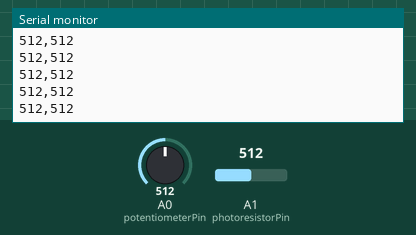
Bench run of a sketch on a simulated Arduino Uno, built with avr-gcc and run on an emulated ATmega328P. Parts: the last lines printed to the serial monitor. The inputs (shaded band) are chosen by the test bench; at power-on: A0 (potentiometerPin) = 512, A1 (photoresistorPin) = 512.

Above: at 1.2 s.
1.3 s: A0 (potentiometerPin) set to 987
At 2.3 s:
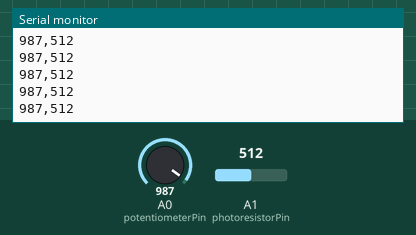
2.8 s: A0 (potentiometerPin) set to 1007
At 3.5 s:
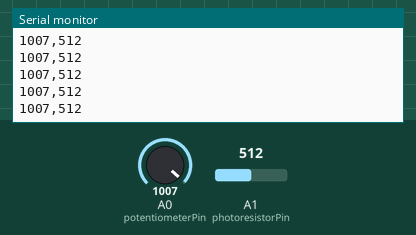
Timing chart, 0 to 5.8 s (numbered marks = the images above; inputs shaded):
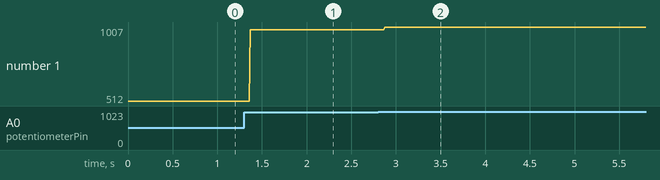

Measured:
- after the input at 1.3 s, the serial monitor: prints a new line after 0.07 s (image 1)
- after the input at 2.8 s, the serial monitor: prints a new line after 0.07 s (image 2)
- plotted number 1: 512 → 987 after the input at 1.3 s, 987 → 1007 after the input at 2.8 s

The sketch:

code_P2.ino
```cpp
const int potentiometerPin = A0;
const int photoresistorPin = A1;


void setup() {
    Serial.begin(9600);
}


void loop() {
    int potentiometerValue = analogRead(potentiometerPin);
    int photoresistorValue = analogRead(photoresistorPin);

    Serial.print(potentiometerValue);
    Serial.print(',');
    Serial.println(photoresistorValue);

    delay(1);
}
```
